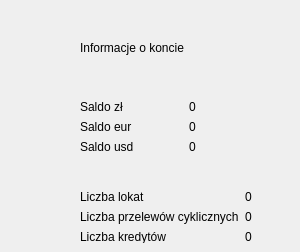
       <widget class="QWidget" name="page_4_account_details">
        <widget class="QLabel" name="label_67">
         <property name="geometry">
          <rect>
           <x>80</x>
           <y>40</y>
           <width>161</width>
           <height>16</height>
          </rect>
         </property>
         <property name="text">
          <string>Informacje o koncie</string>
         </property>
        </widget>
        <widget class="QWidget" name="layoutWidget">
         <property name="geometry">
          <rect>
           <x>80</x>
           <y>190</y>
           <width>191</width>
           <height>53</height>
          </rect>
         </property>
         <layout class="QGridLayout" name="gridLayout_17">
          <item row="0" column="0">
           <widget class="QLabel" name="label_38">
            <property name="text">
             <string>Liczba lokat</string>
            </property>
           </widget>
          </item>
          <item row="0" column="1">
           <widget class="QLabel" name="label_lok_count">
            <property name="text">
             <string>0</string>
            </property>
           </widget>
          </item>
          <item row="1" column="0">
           <widget class="QLabel" name="label_42">
            <property name="text">
             <string>Liczba przelewów cyklicznych</string>
            </property>
           </widget>
          </item>
          <item row="1" column="1">
           <widget class="QLabel" name="label_trans_count">
            <property name="text">
             <string>0</string>
            </property>
           </widget>
          </item>
          <item row="2" column="0">
           <widget class="QLabel" name="label_44">
            <property name="text">
             <string>Liczba kredytów</string>
            </property>
           </widget>
          </item>
          <item row="2" column="1">
           <widget class="QLabel" name="label_cred_count">
            <property name="text">
             <string>0</string>
            </property>
           </widget>
          </item>
         </layout>
        </widget>
        <widget class="QWidget" name="layoutWidget">
         <property name="geometry">
          <rect>
           <x>80</x>
           <y>100</y>
           <width>211</width>
           <height>53</height>
          </rect>
         </property>
         <layout class="QGridLayout" name="gridLayout_18">
          <item row="0" column="0">
           <widget class="QLabel" name="label_37">
            <property name="text">
             <string>Saldo zł</string>
            </property>
           </widget>
          </item>
          <item row="0" column="1">
           <widget class="QLabel" name="label_zl_bal">
            <property name="text">
             <string>0</string>
            </property>
           </widget>
          </item>
          <item row="1" column="0">
           <widget class="QLabel" name="label_39">
            <property name="text">
             <string>Saldo eur</string>
            </property>
           </widget>
          </item>
          <item row="1" column="1">
           <widget class="QLabel" name="label_eu_bal">
            <property name="text">
             <string>0</string>
            </property>
           </widget>
          </item>
          <item row="2" column="0">
           <widget class="QLabel" name="label_43">
            <property name="text">
             <string>Saldo usd</string>
            </property>
           </widget>
          </item>
          <item row="2" column="1">
           <widget class="QLabel" name="label_d_bal">
            <property name="text">
             <string>0</string>
            </property>
           </widget>
          </item>
         </layout>
        </widget>
       </widget>
